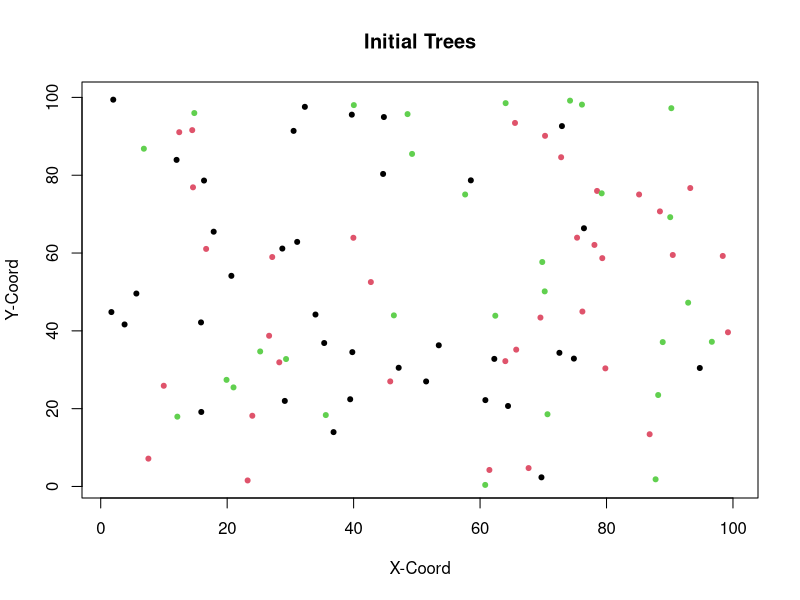

Generate this figure with R: (Note: this script raises an error after producing the figure.)
#Load packages

library(tidyverse) 
library(gridExtra)


### Initialize params ###

# Set up a grid to represent land
#Place individuals on plot
xsize = ysize = 100

numInd = 100
numSpecies = 3
data <-  tibble("ID" = 1:numInd, "age" = 3, 
                species = sample(numSpecies, numInd, replace = TRUE), "xlocation" = runif(numInd, 0, 100), 
                "ylocation" = runif(numInd,0,100), "parentalDistance" = 0, "Pathogen" = 0)

infected <- sample(numInd, numInd/4)
data$Pathogen[which(data$ID %in% infected)] <- 1

plot(data$xlocation, data$ylocation, col = data$species, pch = 20, xlim = c(1,100), ylim = c(1,100),
     xlab = "X-Coord", ylab = "Y-Coord", main = "Initial Trees")



#Set up rates of birth/death/growth etc...
deltaT = 1 #1 year periods of growth
ageChange = deltaT
dispParam = 8 #dispersalParam
uniqueSp = unique(data$species)
numYears = 100



#Carrying Capacity
K= 3000
growthRate = 0.5

#Pathogen initials
PathDensParam = 4
infectionRate = 0.01
infectedDeathRate = 0.1
# Used for summary statistics
speciesPopulation = NULL
pathPop = NULL
agePops = NULL
pathAgePop = NULL
denseSpecies <- NULL

### MAIN LOOP ####


for(t in seq(0, numYears, by = deltaT)){ 
  
  #disperse seed
  adults <- data[data$age > 3, ]
  seedsPerSpecies <- NULL
  for (i in 1:numSpecies){
    speciesPop = nrow(data[data$species == i,])
    numSeeds <- carryingCapacity(speciesPop, nrow(data), K)
    seedsPerSpecies <- c(seedsPerSpecies, numSeeds)
  }
  Ind = data[1, ]
  babies <- dispersal(adults)
  #survival of seeds
  #babies <- seedPredation(babies, babies$parentalDistance)
  data <- bind_rows(data, babies)
  
  #Background death of adults. Death rate decreases with age
  data <- backgroundDeath(data)
  
  #Count number of each species
  countSpecies <- speciesSize(data$species)
  speciesPopulation <-  bind_rows(speciesPopulation, countSpecies)
  
  #pathogens reproduce
  newPathogens <- pathGrowth(data)
  data$Pathogen[which(data$ID %in% newPathogens$ID)] <- 1
  
  #Supplemental
  countPaths <- data[data$Pathogen==1,]
  pathAges <- speciesSize(countPaths$species)
  pathPop <- bind_rows(pathPop, pathAges)
  
  
  #Supp  functions/Statistics
  ages <- tibble("gen" = t, "babies" = nrow(subset(data, age < 6)), "young" = nrow(subset(data, age >= 6 & age <=20)), "middle aged" = nrow(subset(data, age > 20 &
                                                                                                                                                     age < 50)), 
                 "old" = nrow(subset(data, age >= 50)))
  agePops <- bind_rows(agePops, ages)

  
  #These fucntions plot the trees every generation. I mainly use these when trying to
  #paramterize something so I can see the effects on several generations. Otherwise comment them out
  
  plot(data$xlocation, data$ylocation, col = data$species, pch = 20, xlim = c(1,100), ylim = c(1,100),
       main = "Tree Population Size", ylab = "Count", xlab = "Generation")
  #plot(pathogens$xlocation, pathogens$ylocation, col = pathogens$species, pch = 20, xlim = c(1,100), ylim = c(1,100))
  print(t)
  
  #Grow
  data$age = data$age + deltaT
  
}


##### MAIN FUNCTIONS #######

#Carrying Capacity limitis birth rates

carryingCapacity = function(speciesN, totalN, K){
  s = speciesN * growthRate
  popGrowth <- (s*(K-totalN)/K)
  popGrowth <-  ifelse(popGrowth > 0, popGrowth, 0)
  return(popGrowth)
  
}

#Disperse x number of seeds per parent. 

dispersal <- function(Trees){
  babies = NULL
  for(i in 1:numSpecies){
    speciesTree <- Trees[Trees$species == i,]
    if(nrow(speciesTree)> 0){
      #Before running this, we calculate seeds per species using the carrying capacity function
      numBabies <- ceiling(seedsPerSpecies[i])
      #take a random sample of conspecific adult trees to disperse the seeds
      parents <- slice_sample(speciesTree, n = numBabies, replace = TRUE)
      if (nrow(parents)>0){
        for (i in 1:nrow(parents)){
          parent = parents[i,]
          baby = parent[1, ]
          baby$age = as.integer(0)
          baby$ID  = max(data$ID) + i 
          baby$species  =  parent$species
          babyDist = (rnorm(1, mean=0, sd=dispParam))
          baby$Pathogen = 0
          r = babyDist * sqrt(runif(1))
          theta = runif(1)*2*pi
          baby$xlocation = ((r*cos(theta)) + parent$xlocation) %% xsize
          baby$ylocation = ((r*sin(theta)) + parent$ylocation) %% ysize
          baby$parentalDistance = abs(r)
          babies <- bind_rows(babies, baby)
        }
      }
      
    }
  }
  return(babies)
}




#Natural Background death
backgroundDeath <- function(population){
  living = c()
  probDeath = c()
  for (i in 1:nrow(population)){
    if (data[i,]$Pathogen == 1){
      alive <- (runif(1) > infectedDeathRate)
      living[i] = alive
    }else{
      alive <- (runif(1) > 0.01)
      living[i] = alive
    }
    
  }
  return(population[living,])
}




#### virulence FUNCTIONS ######

pathGrowth <- function(trees){
  newPathogens <- NULL
  infectedTrees <- data[data$Pathogen == 1,]
  healthyTrees <- data[data$Pathogen == 0,]
  for (i in 1:nrow(infectedTrees)){
    indTree = infectedTrees[i, ]
    newInfections = subset(healthyTrees, xlocation > indTree$xlocation - (PathDensParam)
                           & xlocation < indTree$xlocation + (PathDensParam)
                           & ylocation > indTree$ylocation - (PathDensParam)
                           & ylocation < indTree$ylocation + (PathDensParam)
                           & species == indTree$species)
    newInfections <- slice_sample(newInfections, n = round(nrow(newInfections)* infectionRate))
    newPathogens <- bind_rows(newPathogens, newInfections)
    
  }
  newPathogens <- newPathogens[!duplicated(newPathogens),]
  return(newPathogens)
}



### SUPPLEMENTAL FUNCTIONS###


#Plot trees
plotSpecies(speciesPopulation) 
totals <- speciesPopulation %>% mutate(total = (`Species 1` + `Species 2` + `Species 3`))
plot(totals$total, pch = 20, col = "cadetblue3")


#Plot Pathogens
plotSpecies(pathPop)
totals <- pathPop %>% mutate(total = (`Species 1` + `Species 2` + `Species 3`))
plot(totals$total, pch = 20, col = "cadetblue3")

#Plot the age distribution over time of trees
agePops1 <-  pivot_longer(agePops, cols = !gen, names_to = "Group", values_to = "Count")
agePopGraph <- ggplot(agePops1, aes(gen, Count, color = Group))+
  geom_line()
agePopGraph



#Plot amount of each species
plotSpecies <- function(speciesPopulation){
  speciesPopulation <- add_column(speciesPopulation, gen = 1:nrow(speciesPopulation))
  speciesPopulation <- pivot_longer(speciesPopulation, cols = starts_with("Species"), names_to = "Species",
                                    names_prefix = "Species ", values_to = "Count")
  ggplot(data = speciesPopulation, aes(gen, Count, col = Species))+
    geom_point()+
    geom_line()+
    ylim(0, max(speciesPopulation$Count))+
    ylab("Tree Count")
  
}

#Called from main for loop to track species
speciesSize <- function(speciesTypes){
  a = speciesTypes[speciesTypes == 1]
  b = speciesTypes[speciesTypes == 2]
  c = speciesTypes[speciesTypes == 3]
  
  df <- tibble("Species 1" = length(a), "Species 2" = length(b), "Species 3" = length(c))
  return(df)
}
